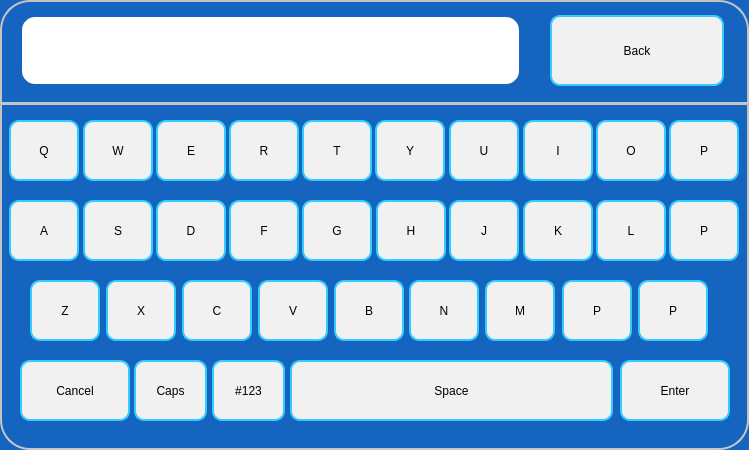
  <widget class="QFrame" name="frOtherAlpha">
   <property name="geometry">
    <rect>
     <x>10</x>
     <y>490</y>
     <width>749</width>
     <height>450</height>
    </rect>
   </property>
   <property name="styleSheet">
    <string notr="true">	 border: 2px solid #C4C4C3;
    border-bottom-color: #C2C7CB; /* same as the pane color */
    border-radius: 30px;
color: rgb(0, 0, 0);
font: 75 16pt &quot;Roboto Medium&quot;;
background-color: rgb(21, 100, 192);</string>
   </property>
   <property name="frameShape">
    <enum>QFrame::StyledPanel</enum>
   </property>
   <property name="frameShadow">
    <enum>QFrame::Raised</enum>
   </property>
   <widget class="QPushButton" name="pbQ_3">
    <property name="geometry">
     <rect>
      <x>9</x>
      <y>120</y>
      <width>70</width>
      <height>61</height>
     </rect>
    </property>
    <property name="focusPolicy">
     <enum>Qt::NoFocus</enum>
    </property>
    <property name="styleSheet">
     <string notr="true">background-color: rgb(241, 241, 241);
border-width: 2px;
border-color:  rgb(51, 204, 255);
border-style: solid;
border-radius: 10;
color: rgb(0, 0, 0);
font: 75 16pt &quot;Roboto Medium&quot;;</string>
    </property>
    <property name="text">
     <string>Q</string>
    </property>
   </widget>
   <widget class="QPushButton" name="pbW_3">
    <property name="geometry">
     <rect>
      <x>83</x>
      <y>120</y>
      <width>70</width>
      <height>61</height>
     </rect>
    </property>
    <property name="focusPolicy">
     <enum>Qt::NoFocus</enum>
    </property>
    <property name="styleSheet">
     <string notr="true">background-color: rgb(241, 241, 241);
border-width: 2px;
border-color:  rgb(51, 204, 255);
border-style: solid;
border-radius: 10;
color: rgb(0, 0, 0);
font: 75 16pt &quot;Roboto Medium&quot;;</string>
    </property>
    <property name="text">
     <string>W</string>
    </property>
   </widget>
   <widget class="QPushButton" name="pbE_3">
    <property name="geometry">
     <rect>
      <x>156</x>
      <y>120</y>
      <width>70</width>
      <height>61</height>
     </rect>
    </property>
    <property name="focusPolicy">
     <enum>Qt::NoFocus</enum>
    </property>
    <property name="styleSheet">
     <string notr="true">background-color: rgb(241, 241, 241);
border-width: 2px;
border-color:  rgb(51, 204, 255);
border-style: solid;
border-radius: 10;
color: rgb(0, 0, 0);
font: 75 16pt &quot;Roboto Medium&quot;;</string>
    </property>
    <property name="text">
     <string>E</string>
    </property>
   </widget>
   <widget class="QPushButton" name="pbR_3">
    <property name="geometry">
     <rect>
      <x>229</x>
      <y>120</y>
      <width>70</width>
      <height>61</height>
     </rect>
    </property>
    <property name="focusPolicy">
     <enum>Qt::NoFocus</enum>
    </property>
    <property name="styleSheet">
     <string notr="true">background-color: rgb(241, 241, 241);
border-width: 2px;
border-color:  rgb(51, 204, 255);
border-style: solid;
border-radius: 10;
color: rgb(0, 0, 0);
font: 75 16pt &quot;Roboto Medium&quot;;</string>
    </property>
    <property name="text">
     <string>R</string>
    </property>
   </widget>
   <widget class="QPushButton" name="pbT_3">
    <property name="geometry">
     <rect>
      <x>302</x>
      <y>120</y>
      <width>70</width>
      <height>61</height>
     </rect>
    </property>
    <property name="focusPolicy">
     <enum>Qt::NoFocus</enum>
    </property>
    <property name="styleSheet">
     <string notr="true">background-color: rgb(241, 241, 241);
border-width: 2px;
border-color:  rgb(51, 204, 255);
border-style: solid;
border-radius: 10;
color: rgb(0, 0, 0);
font: 75 16pt &quot;Roboto Medium&quot;;</string>
    </property>
    <property name="text">
     <string>T</string>
    </property>
   </widget>
   <widget class="QPushButton" name="pbY_3">
    <property name="geometry">
     <rect>
      <x>375</x>
      <y>120</y>
      <width>70</width>
      <height>61</height>
     </rect>
    </property>
    <property name="focusPolicy">
     <enum>Qt::NoFocus</enum>
    </property>
    <property name="styleSheet">
     <string notr="true">background-color: rgb(241, 241, 241);
border-width: 2px;
border-color:  rgb(51, 204, 255);
border-style: solid;
border-radius: 10;
color: rgb(0, 0, 0);
font: 75 16pt &quot;Roboto Medium&quot;;</string>
    </property>
    <property name="text">
     <string>Y</string>
    </property>
   </widget>
   <widget class="QPushButton" name="pbU_3">
    <property name="geometry">
     <rect>
      <x>449</x>
      <y>120</y>
      <width>70</width>
      <height>61</height>
     </rect>
    </property>
    <property name="focusPolicy">
     <enum>Qt::NoFocus</enum>
    </property>
    <property name="styleSheet">
     <string notr="true">background-color: rgb(241, 241, 241);
border-width: 2px;
border-color:  rgb(51, 204, 255);
border-style: solid;
border-radius: 10;
color: rgb(0, 0, 0);
font: 75 16pt &quot;Roboto Medium&quot;;</string>
    </property>
    <property name="text">
     <string>U</string>
    </property>
   </widget>
   <widget class="QPushButton" name="pbI_3">
    <property name="geometry">
     <rect>
      <x>523</x>
      <y>120</y>
      <width>70</width>
      <height>61</height>
     </rect>
    </property>
    <property name="focusPolicy">
     <enum>Qt::NoFocus</enum>
    </property>
    <property name="styleSheet">
     <string notr="true">background-color: rgb(241, 241, 241);
border-width: 2px;
border-color:  rgb(51, 204, 255);
border-style: solid;
border-radius: 10;
color: rgb(0, 0, 0);
font: 75 16pt &quot;Roboto Medium&quot;;</string>
    </property>
    <property name="text">
     <string>I</string>
    </property>
   </widget>
   <widget class="QPushButton" name="pbO_3">
    <property name="geometry">
     <rect>
      <x>596</x>
      <y>120</y>
      <width>70</width>
      <height>61</height>
     </rect>
    </property>
    <property name="focusPolicy">
     <enum>Qt::NoFocus</enum>
    </property>
    <property name="styleSheet">
     <string notr="true">background-color: rgb(241, 241, 241);
border-width: 2px;
border-color:  rgb(51, 204, 255);
border-style: solid;
border-radius: 10;
color: rgb(0, 0, 0);
font: 75 16pt &quot;Roboto Medium&quot;;</string>
    </property>
    <property name="text">
     <string>O</string>
    </property>
   </widget>
   <widget class="QPushButton" name="pbP_6">
    <property name="geometry">
     <rect>
      <x>669</x>
      <y>120</y>
      <width>70</width>
      <height>61</height>
     </rect>
    </property>
    <property name="focusPolicy">
     <enum>Qt::NoFocus</enum>
    </property>
    <property name="styleSheet">
     <string notr="true">background-color: rgb(241, 241, 241);
border-width: 2px;
border-color:  rgb(51, 204, 255);
border-style: solid;
border-radius: 10;
color: rgb(0, 0, 0);
font: 75 16pt &quot;Roboto Medium&quot;;</string>
    </property>
    <property name="text">
     <string>P</string>
    </property>
   </widget>
   <widget class="QPushButton" name="pbA_3">
    <property name="geometry">
     <rect>
      <x>9</x>
      <y>200</y>
      <width>70</width>
      <height>61</height>
     </rect>
    </property>
    <property name="focusPolicy">
     <enum>Qt::NoFocus</enum>
    </property>
    <property name="styleSheet">
     <string notr="true">background-color: rgb(241, 241, 241);
border-width: 2px;
border-color:  rgb(51, 204, 255);
border-style: solid;
border-radius: 10;
color: rgb(0, 0, 0);
font: 75 16pt &quot;Roboto Medium&quot;;</string>
    </property>
    <property name="text">
     <string>A</string>
    </property>
   </widget>
   <widget class="QPushButton" name="pbS_3">
    <property name="geometry">
     <rect>
      <x>83</x>
      <y>200</y>
      <width>70</width>
      <height>61</height>
     </rect>
    </property>
    <property name="focusPolicy">
     <enum>Qt::NoFocus</enum>
    </property>
    <property name="styleSheet">
     <string notr="true">background-color: rgb(241, 241, 241);
border-width: 2px;
border-color:  rgb(51, 204, 255);
border-style: solid;
border-radius: 10;
color: rgb(0, 0, 0);
font: 75 16pt &quot;Roboto Medium&quot;;</string>
    </property>
    <property name="text">
     <string>S</string>
    </property>
   </widget>
   <widget class="QPushButton" name="pbD_3">
    <property name="geometry">
     <rect>
      <x>156</x>
      <y>200</y>
      <width>70</width>
      <height>61</height>
     </rect>
    </property>
    <property name="focusPolicy">
     <enum>Qt::NoFocus</enum>
    </property>
    <property name="styleSheet">
     <string notr="true">background-color: rgb(241, 241, 241);
border-width: 2px;
border-color:  rgb(51, 204, 255);
border-style: solid;
border-radius: 10;
color: rgb(0, 0, 0);
font: 75 16pt &quot;Roboto Medium&quot;;</string>
    </property>
    <property name="text">
     <string>D</string>
    </property>
   </widget>
   <widget class="QPushButton" name="pbF_3">
    <property name="geometry">
     <rect>
      <x>229</x>
      <y>200</y>
      <width>70</width>
      <height>61</height>
     </rect>
    </property>
    <property name="focusPolicy">
     <enum>Qt::NoFocus</enum>
    </property>
    <property name="styleSheet">
     <string notr="true">background-color: rgb(241, 241, 241);
border-width: 2px;
border-color:  rgb(51, 204, 255);
border-style: solid;
border-radius: 10;
color: rgb(0, 0, 0);
font: 75 16pt &quot;Roboto Medium&quot;;</string>
    </property>
    <property name="text">
     <string>F</string>
    </property>
   </widget>
   <widget class="QPushButton" name="pbG_3">
    <property name="geometry">
     <rect>
      <x>302</x>
      <y>200</y>
      <width>70</width>
      <height>61</height>
     </rect>
    </property>
    <property name="focusPolicy">
     <enum>Qt::NoFocus</enum>
    </property>
    <property name="styleSheet">
     <string notr="true">background-color: rgb(241, 241, 241);
border-width: 2px;
border-color:  rgb(51, 204, 255);
border-style: solid;
border-radius: 10;
color: rgb(0, 0, 0);
font: 75 16pt &quot;Roboto Medium&quot;;</string>
    </property>
    <property name="text">
     <string>G</string>
    </property>
   </widget>
   <widget class="QPushButton" name="pbH_3">
    <property name="geometry">
     <rect>
      <x>376</x>
      <y>200</y>
      <width>70</width>
      <height>61</height>
     </rect>
    </property>
    <property name="focusPolicy">
     <enum>Qt::NoFocus</enum>
    </property>
    <property name="styleSheet">
     <string notr="true">background-color: rgb(241, 241, 241);
border-width: 2px;
border-color:  rgb(51, 204, 255);
border-style: solid;
border-radius: 10;
color: rgb(0, 0, 0);
font: 75 16pt &quot;Roboto Medium&quot;;</string>
    </property>
    <property name="text">
     <string>H</string>
    </property>
   </widget>
   <widget class="QPushButton" name="pbJ_3">
    <property name="geometry">
     <rect>
      <x>449</x>
      <y>200</y>
      <width>70</width>
      <height>61</height>
     </rect>
    </property>
    <property name="focusPolicy">
     <enum>Qt::NoFocus</enum>
    </property>
    <property name="styleSheet">
     <string notr="true">background-color: rgb(241, 241, 241);
border-width: 2px;
border-color:  rgb(51, 204, 255);
border-style: solid;
border-radius: 10;
color: rgb(0, 0, 0);
font: 75 16pt &quot;Roboto Medium&quot;;</string>
    </property>
    <property name="text">
     <string>J</string>
    </property>
   </widget>
   <widget class="QPushButton" name="pbK_3">
    <property name="geometry">
     <rect>
      <x>523</x>
      <y>200</y>
      <width>70</width>
      <height>61</height>
     </rect>
    </property>
    <property name="focusPolicy">
     <enum>Qt::NoFocus</enum>
    </property>
    <property name="styleSheet">
     <string notr="true">background-color: rgb(241, 241, 241);
border-width: 2px;
border-color:  rgb(51, 204, 255);
border-style: solid;
border-radius: 10;
color: rgb(0, 0, 0);
font: 75 16pt &quot;Roboto Medium&quot;;</string>
    </property>
    <property name="text">
     <string>K</string>
    </property>
   </widget>
   <widget class="QPushButton" name="pbL_3">
    <property name="geometry">
     <rect>
      <x>596</x>
      <y>200</y>
      <width>70</width>
      <height>61</height>
     </rect>
    </property>
    <property name="focusPolicy">
     <enum>Qt::NoFocus</enum>
    </property>
    <property name="styleSheet">
     <string notr="true">background-color: rgb(241, 241, 241);
border-width: 2px;
border-color:  rgb(51, 204, 255);
border-style: solid;
border-radius: 10;
color: rgb(0, 0, 0);
font: 75 16pt &quot;Roboto Medium&quot;;</string>
    </property>
    <property name="text">
     <string>L</string>
    </property>
   </widget>
   <widget class="QPushButton" name="pbZ_3">
    <property name="geometry">
     <rect>
      <x>30</x>
      <y>280</y>
      <width>70</width>
      <height>61</height>
     </rect>
    </property>
    <property name="focusPolicy">
     <enum>Qt::NoFocus</enum>
    </property>
    <property name="styleSheet">
     <string notr="true">background-color: rgb(241, 241, 241);
border-width: 2px;
border-color:  rgb(51, 204, 255);
border-style: solid;
border-radius: 10;
color: rgb(0, 0, 0);
font: 75 16pt &quot;Roboto Medium&quot;;</string>
    </property>
    <property name="text">
     <string>Z</string>
    </property>
   </widget>
   <widget class="QPushButton" name="pbX_2">
    <property name="geometry">
     <rect>
      <x>106</x>
      <y>280</y>
      <width>70</width>
      <height>61</height>
     </rect>
    </property>
    <property name="focusPolicy">
     <enum>Qt::NoFocus</enum>
    </property>
    <property name="styleSheet">
     <string notr="true">background-color: rgb(241, 241, 241);
border-width: 2px;
border-color:  rgb(51, 204, 255);
border-style: solid;
border-radius: 10;
color: rgb(0, 0, 0);
font: 75 16pt &quot;Roboto Medium&quot;;</string>
    </property>
    <property name="text">
     <string>X</string>
    </property>
   </widget>
   <widget class="QPushButton" name="pbC_2">
    <property name="geometry">
     <rect>
      <x>182</x>
      <y>280</y>
      <width>70</width>
      <height>61</height>
     </rect>
    </property>
    <property name="focusPolicy">
     <enum>Qt::NoFocus</enum>
    </property>
    <property name="styleSheet">
     <string notr="true">background-color: rgb(241, 241, 241);
border-width: 2px;
border-color:  rgb(51, 204, 255);
border-style: solid;
border-radius: 10;
color: rgb(0, 0, 0);
font: 75 16pt &quot;Roboto Medium&quot;;</string>
    </property>
    <property name="text">
     <string>C</string>
    </property>
   </widget>
   <widget class="QPushButton" name="pbV_2">
    <property name="geometry">
     <rect>
      <x>258</x>
      <y>280</y>
      <width>70</width>
      <height>61</height>
     </rect>
    </property>
    <property name="focusPolicy">
     <enum>Qt::NoFocus</enum>
    </property>
    <property name="styleSheet">
     <string notr="true">background-color: rgb(241, 241, 241);
border-width: 2px;
border-color:  rgb(51, 204, 255);
border-style: solid;
border-radius: 10;
color: rgb(0, 0, 0);
font: 75 16pt &quot;Roboto Medium&quot;;</string>
    </property>
    <property name="text">
     <string>V</string>
    </property>
   </widget>
   <widget class="QPushButton" name="pbB_2">
    <property name="geometry">
     <rect>
      <x>334</x>
      <y>280</y>
      <width>70</width>
      <height>61</height>
     </rect>
    </property>
    <property name="focusPolicy">
     <enum>Qt::NoFocus</enum>
    </property>
    <property name="styleSheet">
     <string notr="true">background-color: rgb(241, 241, 241);
border-width: 2px;
border-color:  rgb(51, 204, 255);
border-style: solid;
border-radius: 10;
color: rgb(0, 0, 0);
font: 75 16pt &quot;Roboto Medium&quot;;</string>
    </property>
    <property name="text">
     <string>B</string>
    </property>
   </widget>
   <widget class="QPushButton" name="pbN_2">
    <property name="geometry">
     <rect>
      <x>409</x>
      <y>280</y>
      <width>70</width>
      <height>61</height>
     </rect>
    </property>
    <property name="focusPolicy">
     <enum>Qt::NoFocus</enum>
    </property>
    <property name="styleSheet">
     <string notr="true">background-color: rgb(241, 241, 241);
border-width: 2px;
border-color:  rgb(51, 204, 255);
border-style: solid;
border-radius: 10;
color: rgb(0, 0, 0);
font: 75 16pt &quot;Roboto Medium&quot;;</string>
    </property>
    <property name="text">
     <string>N</string>
    </property>
   </widget>
   <widget class="QPushButton" name="pbM_2">
    <property name="geometry">
     <rect>
      <x>485</x>
      <y>280</y>
      <width>70</width>
      <height>61</height>
     </rect>
    </property>
    <property name="focusPolicy">
     <enum>Qt::NoFocus</enum>
    </property>
    <property name="styleSheet">
     <string notr="true">background-color: rgb(241, 241, 241);
border-width: 2px;
border-color:  rgb(51, 204, 255);
border-style: solid;
border-radius: 10;
color: rgb(0, 0, 0);
font: 75 16pt &quot;Roboto Medium&quot;;</string>
    </property>
    <property name="text">
     <string>M</string>
    </property>
   </widget>
   <widget class="QPushButton" name="pbCap_2">
    <property name="geometry">
     <rect>
      <x>134</x>
      <y>360</y>
      <width>73</width>
      <height>61</height>
     </rect>
    </property>
    <property name="focusPolicy">
     <enum>Qt::NoFocus</enum>
    </property>
    <property name="styleSheet">
     <string notr="true">background-color: rgb(241, 241, 241);
border-width: 2px;
border-color:  rgb(51, 204, 255);
border-style: solid;
border-radius: 10;
color: rgb(0, 0, 0);
font: 75 16pt &quot;Roboto Medium&quot;;</string>
    </property>
    <property name="text">
     <string>Caps</string>
    </property>
   </widget>
   <widget class="QPushButton" name="pbCancel_4">
    <property name="geometry">
     <rect>
      <x>20</x>
      <y>360</y>
      <width>110</width>
      <height>61</height>
     </rect>
    </property>
    <property name="focusPolicy">
     <enum>Qt::NoFocus</enum>
    </property>
    <property name="styleSheet">
     <string notr="true">background-color: rgb(241, 241, 241);
border-width: 2px;
border-color:  rgb(51, 204, 255);
border-style: solid;
border-radius: 10;
color: rgb(0, 0, 0);
font: 75 16pt &quot;Roboto Medium&quot;;</string>
    </property>
    <property name="text">
     <string>Cancel</string>
    </property>
   </widget>
   <widget class="QPushButton" name="pbSpace_3">
    <property name="geometry">
     <rect>
      <x>290</x>
      <y>360</y>
      <width>323</width>
      <height>61</height>
     </rect>
    </property>
    <property name="focusPolicy">
     <enum>Qt::NoFocus</enum>
    </property>
    <property name="styleSheet">
     <string notr="true">background-color: rgb(241, 241, 241);
border-width: 2px;
border-color:  rgb(51, 204, 255);
border-style: solid;
border-radius: 10;
color: rgb(0, 0, 0);
font: 75 16pt &quot;Roboto Medium&quot;;</string>
    </property>
    <property name="text">
     <string>Space</string>
    </property>
   </widget>
   <widget class="QPushButton" name="pbEnter_4">
    <property name="geometry">
     <rect>
      <x>620</x>
      <y>360</y>
      <width>110</width>
      <height>61</height>
     </rect>
    </property>
    <property name="focusPolicy">
     <enum>Qt::NoFocus</enum>
    </property>
    <property name="styleSheet">
     <string notr="true">background-color: rgb(241, 241, 241);
border-width: 2px;
border-color:  rgb(51, 204, 255);
border-style: solid;
border-radius: 10;
color: rgb(0, 0, 0);
font: 75 16pt &quot;Roboto Medium&quot;;</string>
    </property>
    <property name="text">
     <string>Enter</string>
    </property>
   </widget>
   <widget class="QPushButton" name="pb123_3">
    <property name="geometry">
     <rect>
      <x>212</x>
      <y>360</y>
      <width>73</width>
      <height>61</height>
     </rect>
    </property>
    <property name="focusPolicy">
     <enum>Qt::NoFocus</enum>
    </property>
    <property name="styleSheet">
     <string notr="true">background-color: rgb(241, 241, 241);
border-width: 2px;
border-color:  rgb(51, 204, 255);
border-style: solid;
border-radius: 10;
color: rgb(0, 0, 0);
font: 75 16pt &quot;Roboto Medium&quot;;</string>
    </property>
    <property name="text">
     <string>#123</string>
    </property>
   </widget>
   <widget class="QPushButton" name="pbBack_4">
    <property name="geometry">
     <rect>
      <x>550</x>
      <y>15</y>
      <width>174</width>
      <height>71</height>
     </rect>
    </property>
    <property name="focusPolicy">
     <enum>Qt::NoFocus</enum>
    </property>
    <property name="styleSheet">
     <string notr="true">background-color: rgb(241, 241, 241);
border-width: 2px;
border-color:  rgb(51, 204, 255);
border-style: solid;
border-radius: 10;
color: rgb(0, 0, 0);
font: 75 16pt &quot;Roboto Medium&quot;;</string>
    </property>
    <property name="text">
     <string>Back</string>
    </property>
   </widget>
   <widget class="QLineEdit" name="leInput_4">
    <property name="geometry">
     <rect>
      <x>20</x>
      <y>15</y>
      <width>501</width>
      <height>71</height>
     </rect>
    </property>
    <property name="focusPolicy">
     <enum>Qt::ClickFocus</enum>
    </property>
    <property name="contextMenuPolicy">
     <enum>Qt::NoContextMenu</enum>
    </property>
    <property name="styleSheet">
     <string notr="true">QLineEdit { 
	padding: 1px 18px 1px 10px;
	background-color: rgb(255,255,255);
	border-width: 2px;
	border-color: rgb(21, 100, 192);
	border-style: solid;
	border-radius: 15;
	color: rgb(0, 0, 0);
	font: 75 16pt &quot;Roboto Medium&quot;;
}
QLineEdit:read-only {
	background-color: rgb(245,245,245);
}
QLineEdit[error=true] {
border-color: red;
}
QLineEdit[error=false] {
border-color: rgb(21, 100, 192);
}
</string>
    </property>
    <property name="text">
     <string/>
    </property>
    <property name="maxLength">
     <number>50</number>
    </property>
   </widget>
   <widget class="Line" name="line_4">
    <property name="geometry">
     <rect>
      <x>0</x>
      <y>102</y>
      <width>748</width>
      <height>3</height>
     </rect>
    </property>
    <property name="orientation">
     <enum>Qt::Horizontal</enum>
    </property>
   </widget>
   <widget class="QPushButton" name="pbP_7">
    <property name="geometry">
     <rect>
      <x>669</x>
      <y>200</y>
      <width>70</width>
      <height>61</height>
     </rect>
    </property>
    <property name="focusPolicy">
     <enum>Qt::NoFocus</enum>
    </property>
    <property name="styleSheet">
     <string notr="true">background-color: rgb(241, 241, 241);
border-width: 2px;
border-color:  rgb(51, 204, 255);
border-style: solid;
border-radius: 10;
color: rgb(0, 0, 0);
font: 75 16pt &quot;Roboto Medium&quot;;</string>
    </property>
    <property name="text">
     <string>P</string>
    </property>
   </widget>
   <widget class="QPushButton" name="pbP_8">
    <property name="geometry">
     <rect>
      <x>562</x>
      <y>280</y>
      <width>70</width>
      <height>61</height>
     </rect>
    </property>
    <property name="focusPolicy">
     <enum>Qt::NoFocus</enum>
    </property>
    <property name="styleSheet">
     <string notr="true">background-color: rgb(241, 241, 241);
border-width: 2px;
border-color:  rgb(51, 204, 255);
border-style: solid;
border-radius: 10;
color: rgb(0, 0, 0);
font: 75 16pt &quot;Roboto Medium&quot;;</string>
    </property>
    <property name="text">
     <string>P</string>
    </property>
   </widget>
   <widget class="QPushButton" name="pbP_9">
    <property name="geometry">
     <rect>
      <x>638</x>
      <y>280</y>
      <width>70</width>
      <height>61</height>
     </rect>
    </property>
    <property name="focusPolicy">
     <enum>Qt::NoFocus</enum>
    </property>
    <property name="styleSheet">
     <string notr="true">background-color: rgb(241, 241, 241);
border-width: 2px;
border-color:  rgb(51, 204, 255);
border-style: solid;
border-radius: 10;
color: rgb(0, 0, 0);
font: 75 16pt &quot;Roboto Medium&quot;;</string>
    </property>
    <property name="text">
     <string>P</string>
    </property>
   </widget>
  </widget>
